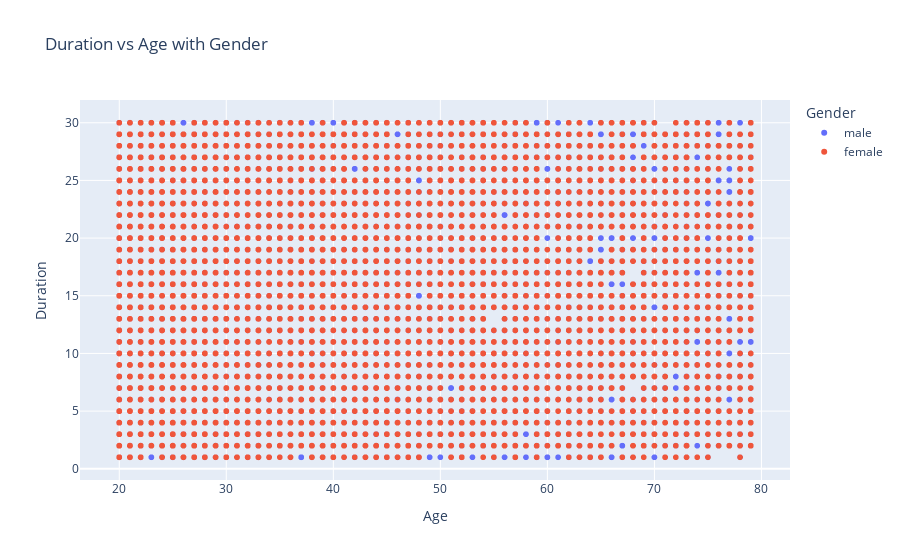

Source (notebook cell):
### Code cell
fig = px.scatter(df, x='Age', y='Duration', color='Gender', title='Duration vs Age with Gender', labels={'Age': 'Age', 'Duration': 'Duration'})
fig.show()

### Figure 1 — Plotly figure (JSON) as saved in the notebook; plotly's stock layout.template omitted (floating-point values rounded to 4 significant figures; data arrays with more than 128 entries replaced by an {"elided": "..."} marker saying what was removed)
{"data": [{"hovertemplate": "Gender=male<br>Age=%{x}<br>Duration=%{y}<extra></extra>", "legendgroup": "male", "marker": {"color": "#636efa", "symbol": "circle"}, "mode": "markers", "name": "male", "showlegend": true, "type": "scattergl", "x": {"elided": "7447 int values"}, "xaxis": "x", "y": {"elided": "7447 int values"}, "yaxis": "y"}, {"hovertemplate": "Gender=female<br>Age=%{x}<br>Duration=%{y}<extra></extra>", "legendgroup": "female", "marker": {"color": "#EF553B", "symbol": "circle"}, "mode": "markers", "name": "female", "showlegend": true, "type": "scattergl", "x": {"elided": "7553 int values"}, "xaxis": "x", "y": {"elided": "7553 int values"}, "yaxis": "y"}], "layout": {"legend": {"title": {"text": "Gender"}, "tracegroupgap": 0}, "title": {"text": "Duration vs Age with Gender"}, "xaxis": {"anchor": "y", "domain": [0, 1], "title": {"text": "Age"}}, "yaxis": {"anchor": "x", "domain": [0, 1], "title": {"text": "Duration"}}}}
